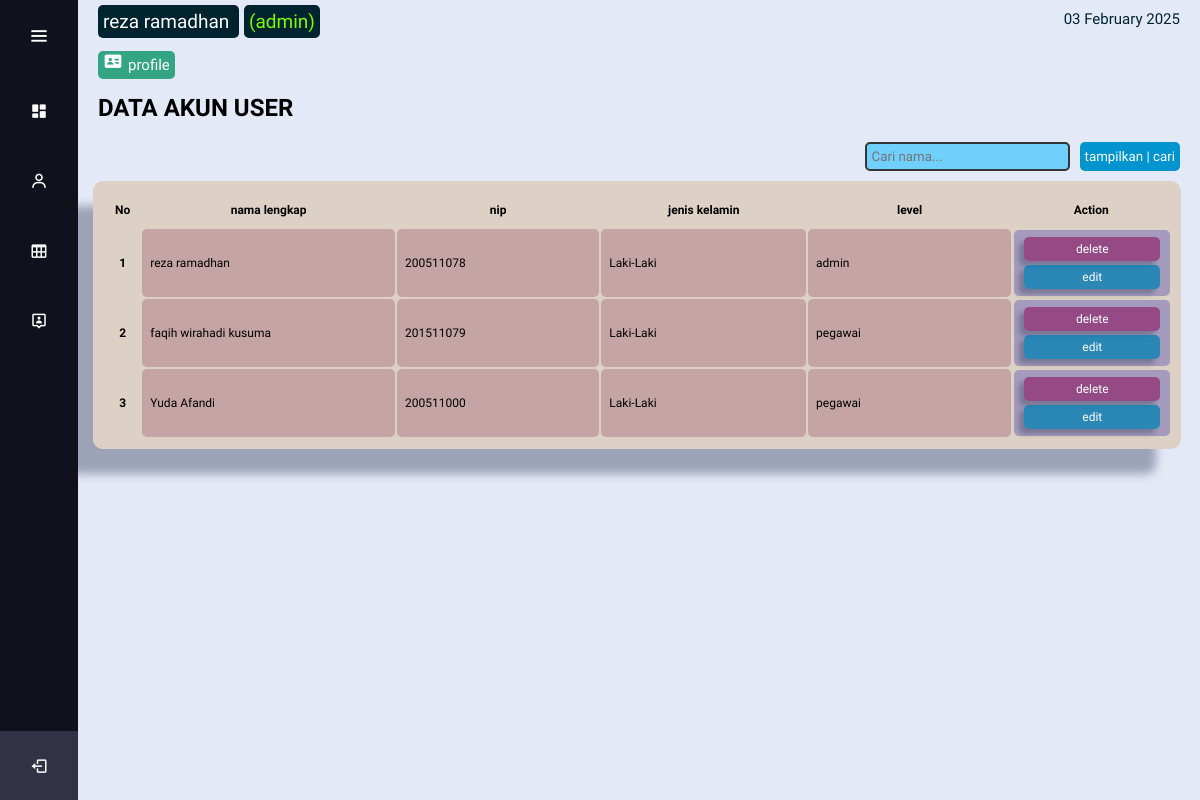
Screenshot of /dashboard_admin.php?page=home_user (signed in) with the database file from the repository.
### tables this page shows
CREATE TABLE `tbl_multi_user` (
  `id_user` int(11) NOT NULL,
  `nama_lengkap` varchar(100) DEFAULT NULL,
  `nama_depan` varchar(100) DEFAULT NULL,
  `nip` char(18) DEFAULT NULL,
  `jenis_kelamin` varchar(100) DEFAULT NULL,
  `pass_user` varchar(100) DEFAULT NULL,
  `level` varchar(100) DEFAULT NULL
);

### page/admin/user/home_user.php (the view, shortened to what this page needs)
<?php
require_once('./function/koneksi.php');
$statuse = isset($_GET['statuse']) ? ($_GET['statuse']) : false;
?>
<link rel="stylesheet" href="../../style/style.css">
<div class="data-user"><h1>DATA AKUN USER</h1>
<?php if($statuse == 'success') :?>
            <div class="alert alert-success" role="alert">
                data berhasil di hapus
            </div>
<?php endif; ?></div>
<form method="post" action="" class="pencarian">
    <input type="text" name="search" placeholder="Cari nama..." class="i_pencarian">
    <input type="submit" name="submit" value="tampilkan | cari" class="b_pencarian">
</form>
<table class="table">
    <thead>
        <tr>
        <th scope="col" class="data">No</th>
        <th scope="col" class="data">nama lengkap</th>
        <th scope="col" class="data">nip</th>
        <th scope="col" class="data">jenis kelamin</th>
        <th scope="col" class="data">level</th>
        <th scope="col" class="data">Action</th>
        </tr>
    </thead>
    <tbody class="box-data">
        <?php
        if (isset($_POST['submit'])) {
            $search = $_POST['search'];
            $sql = "SELECT * FROM tbl_multi_user WHERE nama_lengkap LIKE '%$search%'";
            $result = $koneksi->query($sql);
            $user = $result->fetch_all(MYSQLI_ASSOC);
        }else{
            $user = $koneksi->query("SELECT * FROM tbl_multi_user")->fetch_all(MYSQLI_ASSOC);
        }
            $no = 1;
        foreach($user as $usr):?>
        <tr>
        <th scope="row" class="data-box"><?= $no++; ?></th>
        <td class="data-db"><?= $usr['nama_lengkap']?></td>
        <td class="data-db"><?= $usr['nip']?></td>
        <td class="data-db"><?= $usr['jenis_kelamin']?></td>
        <td class="data-db"><?= $usr['level']?></td>
        <td class="data-db2">
            <a class="btn btn-danger badge" href="<?= BASE_URL . 'process/process_user/process_admin/process_delete.php?id_user='.$usr['id_user'] ?>">delete</a>
            <a class="btn btn-info badge"  href="<?= BASE_URL . 'dashboard_admin.php?page=edit_user&id_user='.$usr['id_user'] ?>" >edit</a>
        </td>
        </tr>
        <?php endforeach;?>
    </tbody>
</table>

### dashboard_admin.php (shortened to what this page needs)
<?php
require_once('function/koneksi.php');
$create_user = isset($_GET['page']) ? ($_GET['page']) : false;
$user = mysqli_fetch_array (mysqli_query($koneksi, "SELECT * FROM tbl_multi_user WHERE id_user='$_SESSION[id_user]'"));
?>
<!DOCTYPE html>
<html lang="en" dir="ltr">
    <head>
      <link href='https://unpkg.com/boxicons@2.0.7/css/boxicons.min.css' rel='stylesheet'>
        <link rel="stylesheet" href="<?=BASE_URL.'style/style.css'?>">
    </head>
<body>
  <section class="home-section">
        <div class="content">
          <div class="container">
            <div class="sub-content mt-5">
            <?php
            $create_user = "page/admin/user/$create_user.php";
            if (file_exists($create_user)) {
              include 'form/navbar_admin.php';
              include 'home-nav.php';
              include_once($create_user);
            }else {
            }
            ?>
            </div>
          </div>
        </div>
  </section>
</body>
</html>

### form/navbar_admin.php (shortened to what this page needs)
<div class="sidebar" >
    <div class="logo-details">
        <i class='bx bx-menu' id="btn" ></i>
    </div>
    <ul class="nav-list" >
        <li>
            <a  href="<?= BASE_URL . 'dashboard_admin.php?page=halaman_utama_admin'?>">
            <i class='bx bxs-dashboard bx-tada' ></i>
            </a>
        </li>
        <li>
            <a href="<?= BASE_URL . 'dashboard_admin.php?page=create_user'?>">
            <i class='bx bx-user bx-tada' ></i>
            </a>
        </li>
        <li>
            <a href="<?= BASE_URL . 'dashboard_admin.php?page=menu_table'?>">
            <i class='bx bx-table bx-tada' ></i>
            </a>
        </li>
        <li>
            <a href="<?= BASE_URL . 'dashboard_admin.php?page=edit_user&id_user='.$user['id_user'] ?>"">
            <i class='bx bx-user-pin bx-tada' ></i>
            </a>
        </li>
        <li class="profile">
            <div class="profile-details">
                <div class="name_job">
                    <div class="name" ><?= $user['nama_depan'] ?></div>
                    <div class="job"><?= $user['nip'] ?></div>
                </div>
                <a href="<?= BASE_URL . 'process/process_logout.php'?>"><i class='bx bx-log-out' id="log_out"></i></a>
            </div>
        </li>
    </ul>
</div>

### home-nav.php (shortened to what this page needs)
<div class="text">
          <div class="nama"><span style=" font-size:19px; color:white; margin-right:5px;"><?= $user['nama_lengkap'] ?>  </span>
                            <span style="color:#77ff00; font-size:19px;">(<?= $user['level'] ?>)</span><br><br>
                            <span class="span1"><a href="<?= BASE_URL . 'dashboard_admin.php?page=edit_data_profile'?>"><i class='bx bxs-id-card bx-tada' ></i>profile</a></span>
          </div>
          <div class="tanggal" id="clock">
            <?php
              $tanggal_sekarang = strftime("%d %B %Y ");
              echo "<p>{$tanggal_sekarang}</p>";
            ?>
          </div>
</div>

### rows the page displays
tbl_multi_user: nama_lengkap "reza ramadhan", level "admin", nip "200511078", jenis_kelamin "Laki-Laki"
tbl_multi_user: nama_lengkap "faqih wirahadi kusuma", nip "201511079", jenis_kelamin "Laki-Laki", level "pegawai"
tbl_multi_user: nama_lengkap "Yuda Afandi", nip "200511000", jenis_kelamin "Laki-Laki", level "pegawai"

### other values shown
$tanggal_sekarang "03 February 2025"
